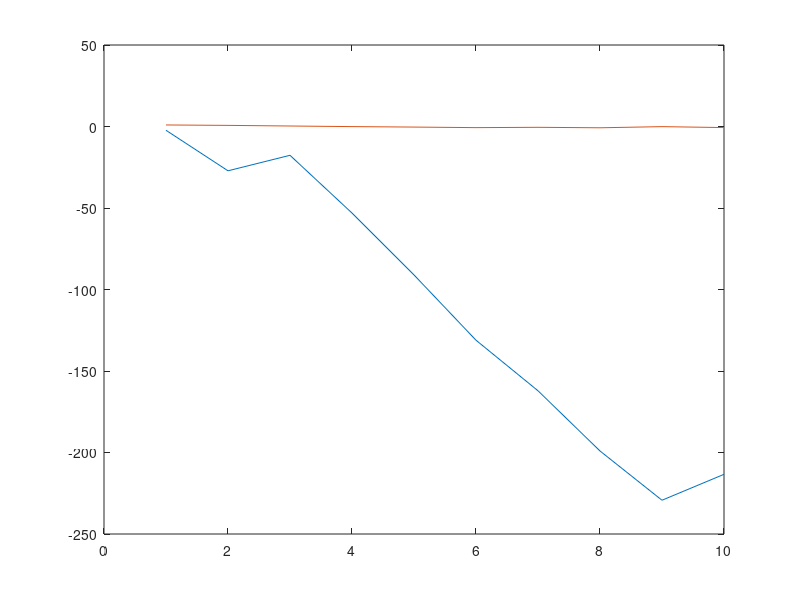

Reproduce this figure in MATLAB.

M             = 2;
A             = 1;
sigma_squared = 0.001;
f0            = 1/4;
phi           = pi / 3;
iterations    = 10;

f02pi = f0 * 2 * pi
ns    = -M:1:M;

h1 = ns*2*pi .* sin(2*pi*f0*ns + phi);
h2 = sin(2*pi*f0*ns + phi);

xn = @(n) A*cos(2*pi*f0*n + phi) + randn(1, length(n))*sqrt(sigma_squared);

f0_k1 = @(f0_k, phi_k) f0_k - (3 / 4*pi*M^3) * sum(ns .* xn(ns) .* sin(2*pi*f0_k*ns + 2*phi_k))
phi_k1 = @(f0_k, phi_k) phi_k - (1/M) * sum(xn(ns) .* sin(2*pi*f0_k*ns + 2*phi_k));

simulated = zeros(iterations,2);


f0_k  = f0;
phi_k = phi;

for i = 1:iterations
    f0_k  = f0_k1(f0_k, phi_k);
    phi_k = phi_k1(f0_k, phi_k);
    
    simulated(i,:) = [f0_k, phi_k];
end

plot(1:10,simulated(:,1))
hold on
plot(1:10,simulated(:,2))

